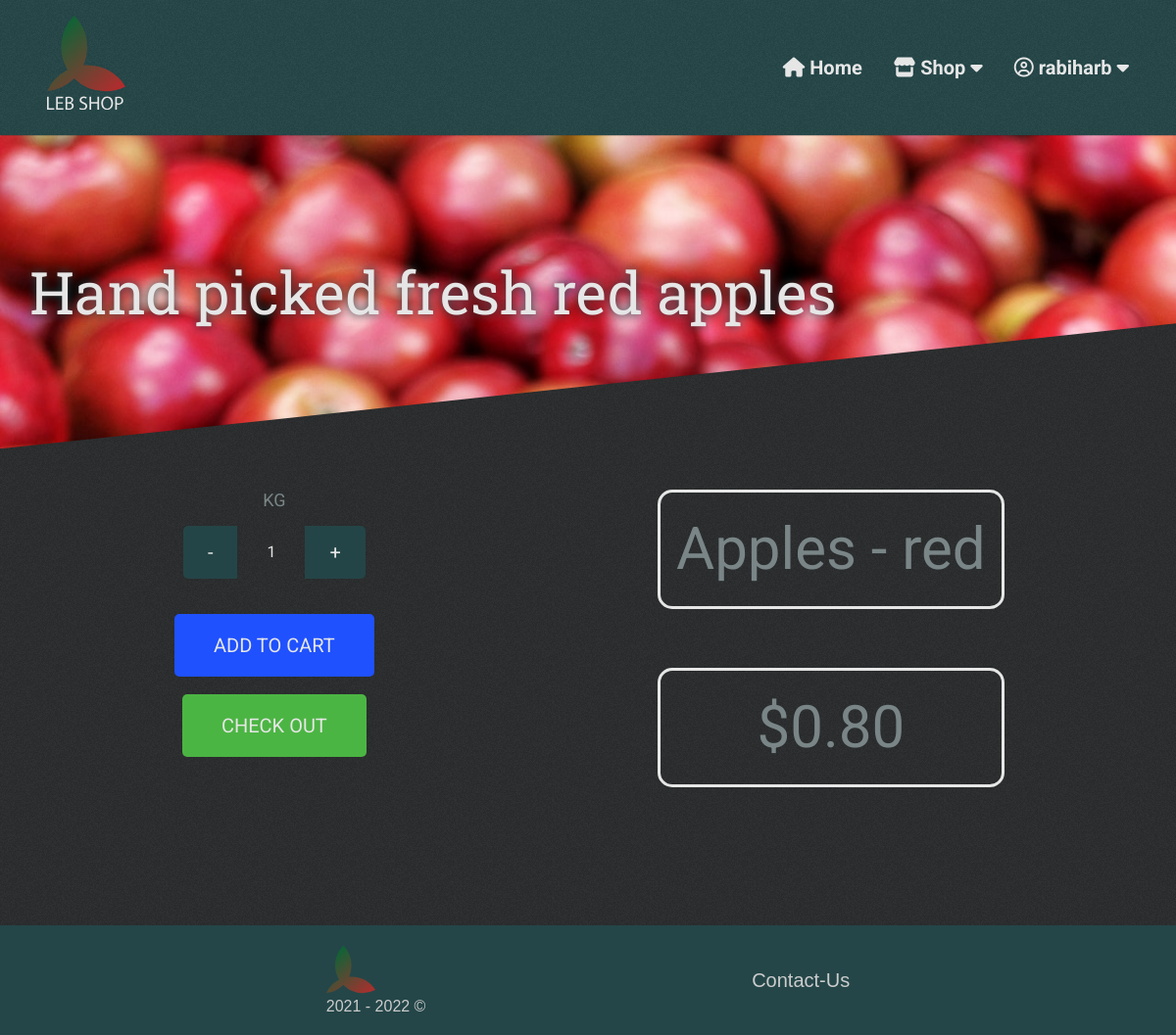
The page /shop/product/2 (signed in) on the database its author committed.
### lebshop/db_models.py (models this page shows)
class User(UserMixin, db.Model):
    __tablename__ = "users"
    id = db.Column(db.Integer(), primary_key=True)
    user_name = db.Column(db.String(50), nullable=False, unique=True)
    email = db.Column(db.String(200), nullable=False, unique=True)
    password = db.Column(db.String(1000), nullable=False)

class Fruit(db.Model):
    __tablename__ = "fruits"
    id = db.Column(db.Integer(), primary_key=True)
    name = db.Column(db.String(50), unique=True, nullable=False)
    uom = db.Column(db.String(10), nullable=False)
    price = db.Column(db.Float(), nullable=False)
    currency = db.Column(db.String(32), nullable=False)
    in_stock = db.Column(db.Boolean(), nullable=False)
    desc = db.Column(db.String(100))
    image_path = db.Column(db.String(100), unique=True)
    categories = relationship(
        "Categories", secondary=fruit_category_association_table)
    carts = relationship("FruitCartAss", back_populates="fruit_obj")

### lebshop/routes.py (the view)
@app.route("/shop/product/<product_id>")
def product_view(product_id):
    selected_fruit = Fruit.query.get(product_id)
    cart_length = 0
    if current_user.is_authenticated:
        cart = ShoppingCart.query.filter_by(owner_id=current_user.id).first()
        cart_length = len(cart.items)
    return render_template("product_view.html", product=selected_fruit, cart_items_count=cart_length)

### lebshop/routes.py (called while the page is built)
@ login_manager.user_loader
def load_user(user_id):
    return User.query.get(user_id)

### lebshop/templates/product_view.html (shortened to what this page needs)
<!DOCTYPE html>
<html lang="en">
  <head>
    {% include "head_data.html" %}
    <link
      rel="stylesheet"
      href="{{url_for('static', filename='css/product_view.css')}}"
    />
  </head>
  <body>
    <header>
      {% include "nav_bar.html"%}
      <div class="hero">
        <h1 class="hero__product-desc">{{ product.desc }}</h1>
      </div>
    </header>
    <main class="main cont">
      <div class="main__form-cont">
        <form
          onsubmit="checkOutWithItem()"
          id="checkOutForm"
          method="post"
          enctype="multipart/form-data"
          onkeydown="return event.key != 'Enter';"
        >
          <div class="main__amount-controls">
            <p class="main__product-uom">KG</p>
            <button
              type="button"
              class="main__decrease-btn qty-btn"
              onclick="decreaseAmount()"
            >
              -
            </button>
            <input
              type="number"
              name="amountBox"
              id="amountBox"
              class="main__amount-input"
              value="1"
              min="1"
              max="9999"
              step="0.5"
              onchange="checkValue(this)"
              onkeydown="enterUpdate(event, this)"
            />
            <button
              type="button"
              class="main__increase-btn qty-btn"
              onclick="increaseAmount()"
            >
              +
            </button>
          </div>
          <br /><br />
          {% if current_user.is_authenticated: %}
          <button
            type="button"
            id="addToCartBtn"
            class="main__add-to-cart-btn"
            onclick="addItem(true)"
          >
            ADD TO CART
          </button>
          {% else: %}
          <button type="submit" id="addToCartBtn" class="main__add-to-cart-btn">
            ADD TO CART
          </button>
          {% endif %}
          <br /><br />
          <button type="submit" id="checkOutBtn" class="main__checkout-btn">
            CHECK OUT
          </button>
        </form>
      </div>
      <div class="main__info-cont">
        <p class="info__name">{{ product.name }}</p>
        <p class="info__price">
          {{ product.currency}}{{ '%0.2f' % product.price|float }}
        </p>
      </div>
    </main>
    {% include "footer.html" %}
  </body>
</html>

### lebshop/templates/nav_bar.html (shortened to what this page needs)
<div class="nav-logo-wrapper">
  <div class="nav-logo-cont cont">
    <div class="logo-cont">
      <a href="{{ url_for('home')}}" class="logo-link">
      </a>
    </div>
    <div class="nav-cont">
      <nav class="nav off">
        <div class="nav-items-cont off">
          <a href="{{ url_for('home')}}" class="nav-link home">
            <i class="fas fa-home"></i> Home
          </a>
          <div class="link-sub-menu shop">
            <a class="nav-link shop">
              <i class="fas fa-store"></i> Shop
              <i class="fas fa-caret-down"></i>
            </a>
          </div>
          {% if not current_user.is_authenticated %}
          <a href="{{ url_for('login')}}" class="nav-link sign-in"
            ><i class="fas fa-sign-in-alt"></i> SignIn</a
          >
          <a href="{{ url_for('signup')}}" class="nav-link sign-up"
            ><i class="fas fa-user-plus"></i> SignUp</a
          >
          {% else %}
          <div class="link-sub-menu user">
            <a class="nav-link user">
              <i class="far fa-user-circle"></i> {{ current_user.user_name }}
              <i class="fas fa-caret-down"></i>
            </a>
          </div>
          {% endif %}
        </div>
      </nav>
    </div>
  </div>
</div>

### lebshop/static/css/nav_bar_style.css (style rules this page uses)
.nav-logo-wrapper { background: url(../img/bg-texture.png), hsl(var(--nav-footer-bg)); padding-block: 1rem; }
.nav-logo-cont { display: flex; justify-content: space-between; align-items: center; }
.logo-link { display: block; width: min(10vw, 80px); aspect-ratio: 1; font-size: var(--fs-md); }
.nav-link { font-weight: 700; width: 100%; text-align: center; }
.link-sub-menu { display: flex; width: 100%; flex-direction: column; gap: 0.5rem; }
.fa-caret-down { transition: transform 100ms ease-in; }
.nav.off { position: relative; background-color: transparent; }
.nav { position: fixed; z-index: 99; inset: 0; background-color: hsla(var(--black), 0.25); }
.nav-items-cont.off { transform: translateX(100%); }
.nav-items-cont { z-index: 99; transition: transform 250ms ease-in-out; position: fixed; transform: none; inset: 0 0 0 40%; overflow: auto; background: hsl(var(--dark-teal)); display: flex; flex-direction: column; align-items: center; padding: 10vh 0; gap: 2em; }
@media (min-width: 769px) { .logo-cont { flex-basis: 25%; } }
@media (min-width: 769px) { .nav-cont { padding-block: 2em; flex-basis: 60%; justify-content: flex-end; } }
@media (min-width: 769px) { .nav, .nav.off { position: relative; background-color: transparent; } }
@media (min-width: 769px) { .nav-items-cont, .nav-items-cont.off { position: relative; width: 100%; justify-content: flex-end; gap: 2em; background-color: transparent; inset: unset; padding: 0; overflow: visible; flex-direction: row; transform: none; } }
@media (min-width: 769px) { .nav-link { width: unset; } }
@media (min-width: 769px) { .link-sub-menu { --bottom-space: 20px; width: unset; text-align: center; position: relative; display: inline-block; } }
@media (min-width: 769px) { .link-sub-menu::after { content: ""; position: absolute; top: 100%; right: 0; width: 100%; height: var(--bottom-space); cursor: pointer; background-color: transparent; } }

### lebshop/static/css/product_view.css (style rules this page uses)
.hero { height: 40vh; display: flex; align-items: center; clip-path: polygon(0 0, 100% 0, 100% 60%, 0% 100%); }
.hero__product-desc { margin-inline: auto; width: 95%; font-size: var(--fs-lg); text-shadow: 0 0 10px hsl(var(--dark-teal)); }
.main { display: flex; flex-direction: column; align-items: center; text-align: center; gap: 2rem; justify-content: space-around; padding-block: 5vh; }
.main__form-cont { order: 2; margin-bottom: 2em; }
.main__amount-controls { display: flex; flex-wrap: wrap; align-items: center; justify-content: center; }
.main__product-uom { flex-basis: 100%; margin-bottom: 0.75em; }
.qty-btn { background-color: hsl(var(--dark-teal)); color: hsl(var(--light-gray)); font-size: var(--fs-nrml); padding-block: 0.75em; padding-inline: 1.25em; }
.main__amount-input { background-color: transparent; text-align: center; align-self: stretch; color: hsl(var(--light-gray)); outline: none; }
.main__amount-input[type="number"] { -moz-appearance: textfield; }
.main__decrease-btn { border-radius: 0.25em 0 0 0.25em; }
.main__increase-btn { border-radius: 0 0.25em 0.25em 0; }
.main__checkout-btn { background-color: #4bb543; padding-block: 1em; padding-inline: 2em; border-radius: 0.25em; font-size: var(--fs-nrml); color: hsl(var(--light-gray)); }
.main__add-to-cart-btn { background-color: #1f51ff; padding-block: 1em; padding-inline: 2em; border-radius: 0.25em; color: hsl(var(--light-gray)); font-size: var(--fs-nrml); }
.main__info-cont { order: 1; }
.info__name { margin-bottom: 1em; }
.info__name, .info__price { padding: 1rem; font-size: var(--fs-lg); border-radius: 0.25em; border: 0.05em solid hsl(var(--light-gray)); }
@media (min-width: 768px) { .main { flex-direction: row; align-items: center; text-align: center; gap: 2rem; justify-content: space-around; padding-block: 5vh; } }
@media (min-width: 768px) { .main__form-cont { order: 0; } }
@media (min-width: 768px) { .main__amount-controls { display: flex; align-items: center; } }

### rows shown on the page
User: user_name "rabiharb"
Fruit: desc "Hand picked fresh red apples", name "Apples - red", currency "$", price "0.80"
